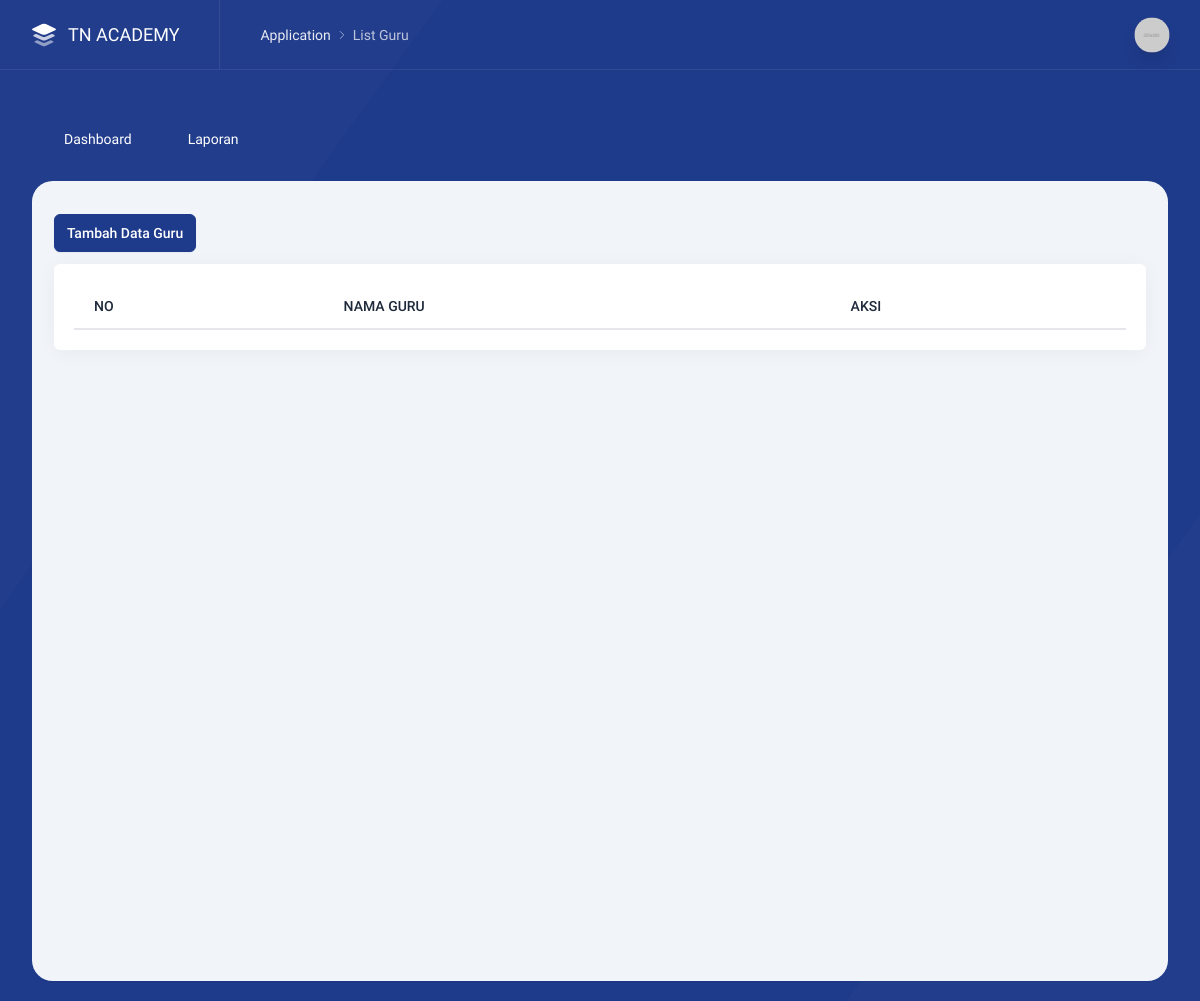
Before: /index.php/admin/guru with the older database file.
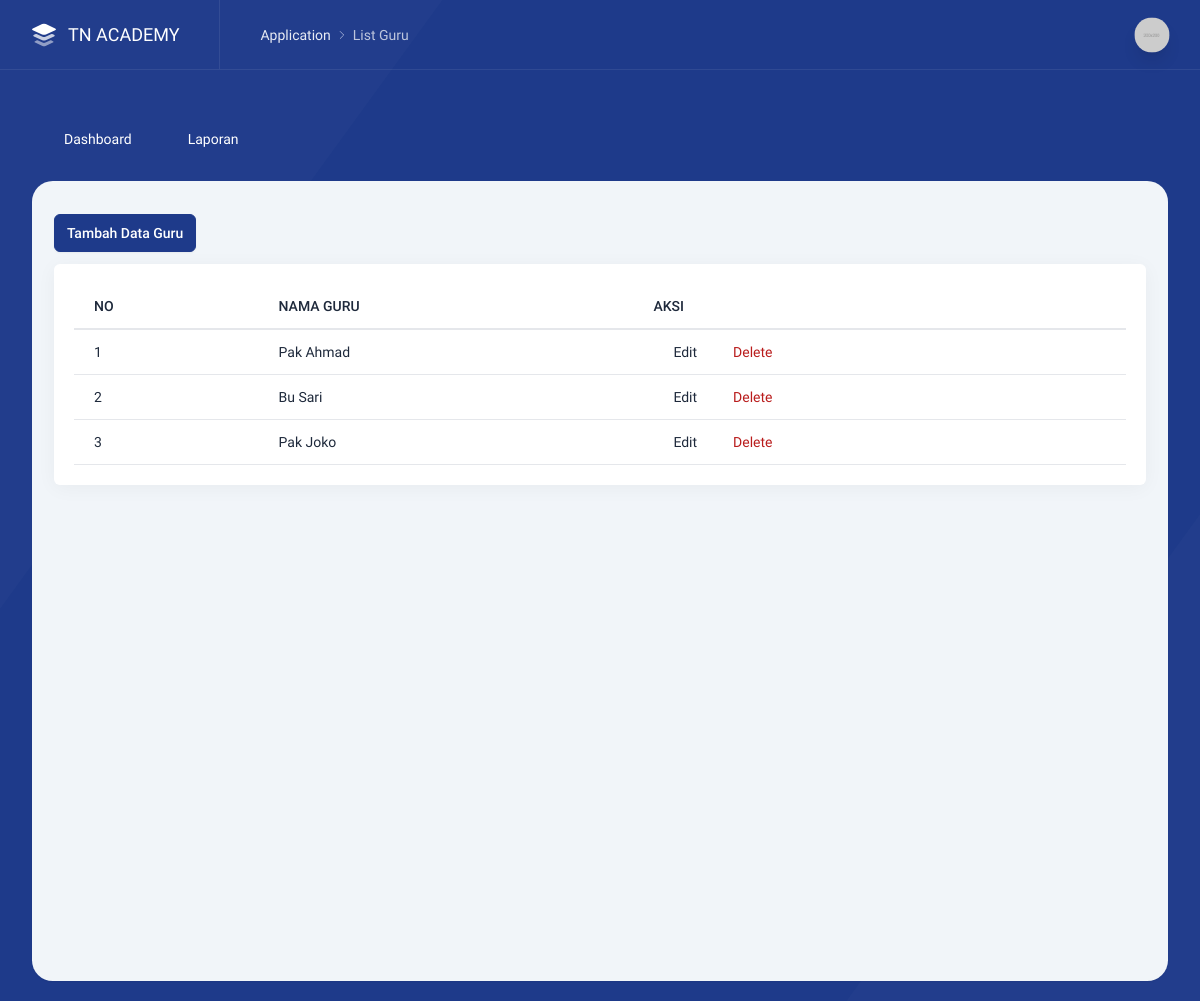
After: the same page with the newer database file.
### tables this page shows
CREATE TABLE `guru` (
  `id_guru` int NOT NULL,
  `nama_guru` varchar(150) NOT NULL
);

### application/libraries/template.php (called while the page is built, shortened)
<?php
class Template{
    var $template_data = array();
    function set($name, $value){
        $this->template_data[$name] = $value;
    }
    function load($template = '', $view = '' , $view_data = array(), $return = FALSE){
        $this->CI =& get_instance();
        $this->set('contents', $this->CI->load->view($view, $view_data, TRUE));
        return $this->CI->load->view($template, $this->template_data, $return);
    }
}

### application/controllers/admin/Guru.php (called while the page is built, shortened)
<?php
class Guru extends MY_Controller {
    public function index()
    {
        $data = array(
            'guru'      => $this->Guru_model->get_all(),
            'title'      => 'List Guru',
        );
        $this->template->load('template','master/guru',$data);
    }
}

### index.php (called while the page is built, shortened)
<?php
require_once BASEPATH.'core/CodeIgniter.php';

### application/models/Guru_model.php (called while the page is built, shortened)
<?php
class Guru_model extends CI_Model {
	public function get_all()
	{
		return $this->db->get('guru')->result_array();
	}
}

### application/views/master/guru.php (the view, shortened to what this page needs)
<div class="text-left">
    <a href="javascript:;" data-tw-toggle="modal" data-tw-target="#addGuru" class="btn btn-primary">
        Tambah Data Guru
    </a>
</div>
<div class="intro-y box mt-3">
    <div class="p-5">
        <div class="preview">
            <div class="overflow-x-auto">
                <table id="guruTable" class="table table-report table-report--bordered display datatable w-full">
                    <thead class="bg-gray-100">
                        <tr>
                            <th class="border-b-2">NO</th>
                            <th class="border-b-2">NAMA GURU</th>
                            <th class="border-b-2">AKSI</th>
                        </tr>
                    </thead>
                    <tbody>
                        <?php $no=1; foreach ($guru as $gu) { ?>
                        <tr>
                            <td class="border-b"><?= $no ?></td>
                            <td class="border-b"><?= $gu['nama_guru'] ?></td>
                            <td class="border-b">
                                <div class="flex space-x-3">
                                    <a class="flex text-blue-500 mr-4" href="javascript:;"
                                       data-tw-toggle="modal" data-tw-target="#edit<?= $gu['id_guru'] ?>">
                                        <i data-lucide="edit" class="w-4 h-4 mr-1"></i>Edit
                                    </a>
                                   <a class="flex text-danger delete-btn" href="javascript:;"
                                       onclick="confirmDelete('<?= site_url('admin/guru/delete/'.$gu['id_guru']) ?>')">
                                        <i data-lucide="trash-2" class="w-4 h-4 mr-1"></i> Delete
                                    </a>
                                </div>
                            </td>
                        </tr>
                        <?php $no++; } ?>
                    </tbody>
                </table>
            </div>
        </div>
    </div>
</div>

Changed rows visible on the page:
added guru: nama_guru "Pak Ahmad"
added guru: nama_guru "Bu Sari"
added guru: nama_guru "Pak Joko"
